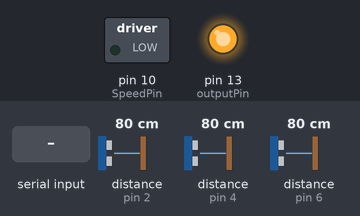
Recording of a sketch running on a simulated Arduino Uno, built with avr-gcc and run on an emulated ATmega328P. Parts: switched loads named in the sketch (green lamp = pin HIGH), output pins drawn as LEDs (lit = HIGH). Wiring (inferred from the names in the program): 3 × ultrasonic range finder: trigger pin 3, echo pin 2 / trigger pin 5, echo pin 4 / trigger pin 7, echo pin 6. Inputs (shaded band) come from the test bench; at power-on: distance to the obstacle (sensors on pin 4, pin 2, pin 6) 80 cm. The echo pulse lasts 58.3 µs per cm; pins used as bus, display or sensor lines are not drawn; what the sketch prints to the serial monitor is not drawn.

Above: at 3.8 s.
3.9 s: "$" received over Serial
6.8 s: distance to the obstacle (sensor on pin 4) set to 86 cm
10.0 s: distance to the obstacle (sensor on pin 2) set to 85 cm
13.3 s: distance to the obstacle (sensor on pin 6) set to 85 cm
At 14.9 s:
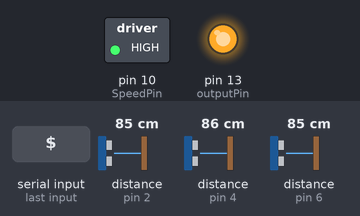
15.4 s: "90,45\n" received over Serial
17.1 s: distance to the obstacle (sensor on pin 2) set to 2 cm
Timing chart, 0 to 19.6 s (numbered marks = the images above; inputs shaded):
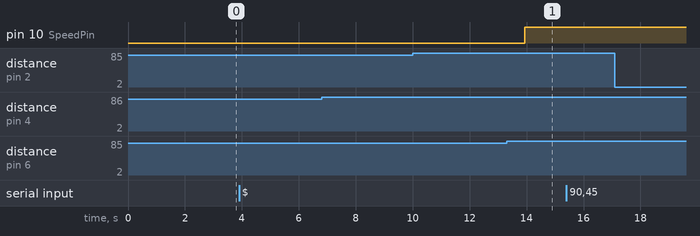

The sketch:

highbridTesting.ino
```cpp
#define numOfValsRec 2
#define digitsPerValRec 3
#define numOfValsRecUSS 3

int valsRec[numOfValsRec];
int stringLength = numOfValsRec * digitsPerValRec + 1;
int counter = 0;
bool counterStart = false;
String receivedString = "";
bool stringComplete = false;
//sensor
int Echo1 = 2; //Left Echo
int Trig1 = 3; //Left Trig
int Echo2 = 4; //Center Echo
int Trig2 = 5; //Center Trig
int Echo3 = 6; //Right Echo
int Trig3 = 7; //Right Trig
int Left_Dist = 0, Right_Dist = 0, Center_Dist = 0;
//rear motor
int SpeedPin = 10;
int in1 = 9;
int in2 = 8;
//int Left_Dist = 0, Right_Dist = 0, Center_Dist = 0;

int inputValueUSS[numOfValsRecUSS]; //store read value
int outputPin = 13; //output pin activation port

String cartState = "";
String USSactivated = "";


void setup() {
  //ultrasonic sensors 1,2,3
  pinMode(Echo1, INPUT);
  pinMode(Trig1, OUTPUT);
  pinMode(Echo2, INPUT);
  pinMode(Trig2, OUTPUT);
  pinMode(Echo3, INPUT);
  pinMode(Trig3, OUTPUT);
  //led
  pinMode(outputPin, OUTPUT);
  digitalWrite(outputPin, HIGH);

  Serial.begin(9600);
  Serial.flush();
  Serial.end();
  delay(3000);
  Serial.begin(9600);
  while(!Serial)
    {
      ;
    }
  //this will send serial data until data is available to recieve it
  while (Serial.available()<=0)
  {
    sendStatus();
    delay (500);
  }

}

void loop()
{
  //RECEIVED DATA PART
  if (Serial.available()>0) receiveData();
//  Serial.println("start of loop");
//  Serial.println(valsRec[0]);
//  Serial.println(valsRec[1]);
  if (stringComplete)
  {
    if (valsRec[0] == 000)
    {
      sendStatus();
    }
    else if (valsRec[0] == 255)
    {
      if (valsRec[1] == 255)
      {
        digitalWrite(13,HIGH);
        Serial.println("pin 13 is HIGH");

      }
      else if (valsRec[1] == 000)
      {
        digitalWrite(outputPin,LOW);
        Serial.println("led turned off");
      }
      else
      {
        Serial.println("invalid set reading");
      }
    }
    else
    {
      Serial.println("invalid command");
    }
  }
  //reset string
  stringComplete = false;
  receivedString = "";
  Serial.flush();
  delay(10);
//  Serial.println("end of loop");
//  Serial.println(valsRec[0]);
//  Serial.println(valsRec[1]);
  Left_Dist = Left_test();
  delay(10);
  Center_Dist = Center_test();
  delay(10);
  Right_Dist = Right_test();
  delay(10);
  cartState = CartState(Left_Dist, Center_Dist, Right_Dist);
  Serial.print("Left_dist ");
  Serial.print(Left_Dist);
  Serial.print("Center_dist ");
  Serial.print(Center_Dist);
  Serial.print("Right_dist ");
  Serial.print(Right_Dist);
  Serial.print("cartState ");
  Serial.print(cartState);
}

String CartState(int Left_Dist, int Center_Dist, int Right_Dist)
{
  String cartState = "";
  String USSactivated = "";
  if(Center_Dist<=80)
        {
           cartState = _Stop();
           USSactivated = "CENTER";
           delay(500);
        }
  else if(Left_Dist<=80)
  {
     cartState = _Stop();
     USSactivated = "LEFT";
     delay(500);
  }
  else if(Right_Dist<=80)
  {
    cartState = _Stop();
    USSactivated = "RIGHT";
    delay(500);
  }
  else
  {
     cartState = _Forward();
  }
  String cartStateString = cartState + "\t" +USSactivated;
  return  cartStateString;
}

void sendStatus()
{
  char buffer[50];
//  inputValueUSS = [Left_test(),Center_test(),Right_test];
  sprintf (buffer, "leftSensor  %d  CenterSensor  %d  rightSensor  %d", Left_test(),Center_test(), Right_test());
  Serial.println(buffer);
}

void receiveData()
{
  while (Serial.available()) {
    char c = Serial.read();
    if (c == '$') {
      counterStart = true;
    }
    if (counterStart){
      if (counter < stringLength) {
      receivedString = String(receivedString + c);
      counter++;
      }
    }

    if (counter >= stringLength) {
      for (int i = 0; i < numOfValsRec; i++) {
        int num = (i * digitsPerValRec) + 1;
        valsRec[i] = receivedString.substring(num, num + digitsPerValRec).toInt();
      }
      receivedString = "";
      counter = 0;
      counterStart = false;
      stringComplete = true;

    }
  }
}

//Distance Measurement

//Left Ultrasonic Sensor
int Left_test()
{
  digitalWrite(Trig1, LOW);
  delayMicroseconds(2);
  digitalWrite(Trig1, HIGH);
  delayMicroseconds(20);
  digitalWrite(Trig1, LOW);
  float Fdist = pulseIn(Echo1, HIGH);
  delay(10);
  Fdist = Fdist/ 29 / 2;
  return (int)Fdist;
}
//Center Ultrasonic Sensor
int Center_test()
{
  digitalWrite(Trig2, LOW);
  delayMicroseconds(2);
  digitalWrite(Trig2, HIGH);
  delayMicroseconds(20);
  digitalWrite(Trig2, LOW);
  float Fdist = pulseIn(Echo2, HIGH);
  delay(10);
  Fdist = Fdist/ 29 / 2;
  return (int)Fdist;
}
//Right Ultrasonic Sensor
int Right_test()
{
  digitalWrite(Trig3, LOW);
  delayMicroseconds(2);
  digitalWrite(Trig3, HIGH);
  delayMicroseconds(20);
  digitalWrite(Trig3, LOW);
  float Fdist = pulseIn(Echo3, HIGH);
  delay(10);
  Fdist = Fdist/ 29 / 2;
  return (int)Fdist;
}

//Forward Drive Motor
String _Forward()
{
  digitalWrite(in1,HIGH);
  digitalWrite(in2,LOW);
  analogWrite(SpeedPin,255);
  //Serial.println("MOVE_FORWARD");
  return "FORWARD";
}
//Backward Drive Motor
String _Back()
{
  digitalWrite(in1,LOW);
  digitalWrite(in2,HIGH);
  analogWrite(SpeedPin,255);
//  Serial.println("MOVE_BACKWARD");
  return "BACKWARD";
}
//Stop Drive Motor
String _Stop()
{
  digitalWrite(in1,LOW);
  digitalWrite(in2,LOW);
  digitalWrite(SpeedPin,255);
//  Serial.println("MOVE_STOP");
  return "STOPPED";
}

//trash functions

//void serialEvent()
//{
//  while (Serial.available())
//  {
//    char inChar = (char)Serial.read();
//    inputString += inChar;
//    if (inChar == '\n')
//    {
//      stringComplete = true;
//    }
//  }
//}
```

Measured:
- the behaviour switches between 80 and 81 cm on distance to the obstacle (sensor on pin 6) (found by bisection; images 0 and 1)
- after the input at 3.9 s, every drawn part: stays the same
- after the input at 6.8 s, every drawn part: stays the same
- after the input at 10.0 s, every drawn part: stays the same
- after the input at 13.3 s, pin 10 (SpeedPin): LOW → HIGH after 0.64 s
- after the input at 15.4 s, every drawn part: stays the same
- after the input at 17.1 s, every drawn part: stays the same
